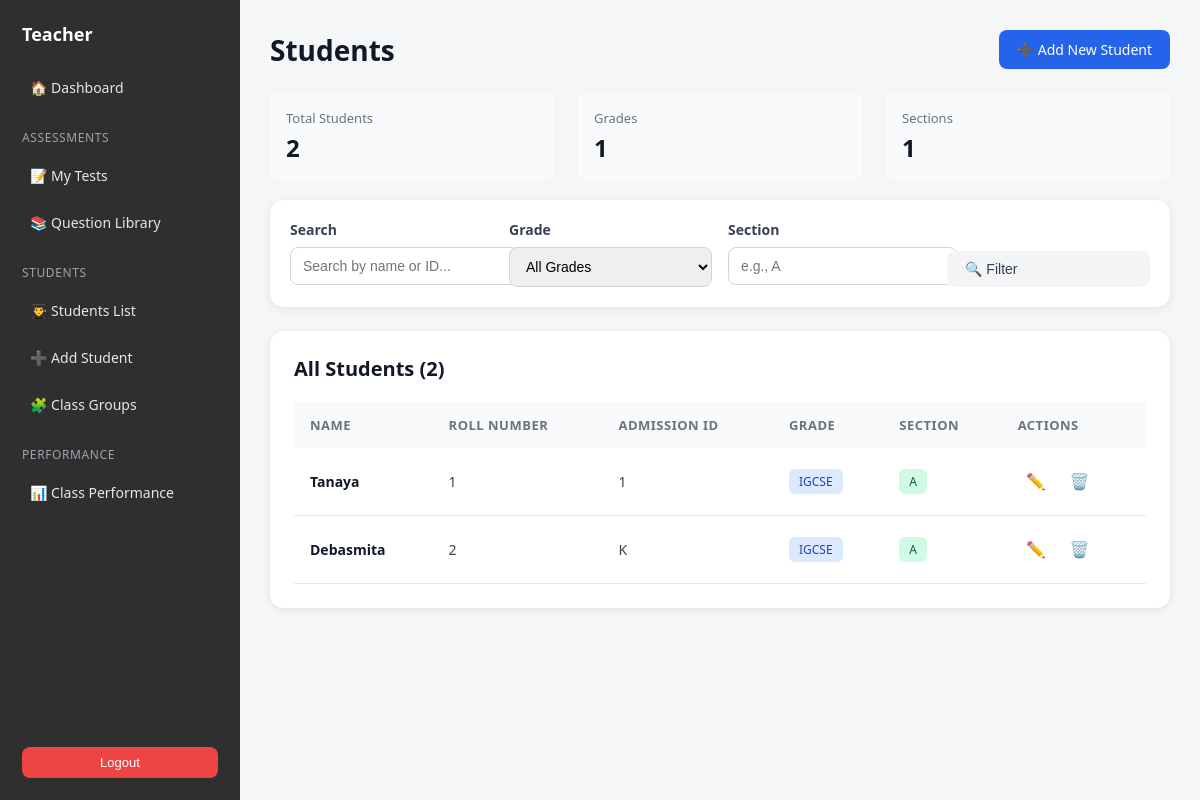
Before: /teacher/students/ (signed in) with the older database file.
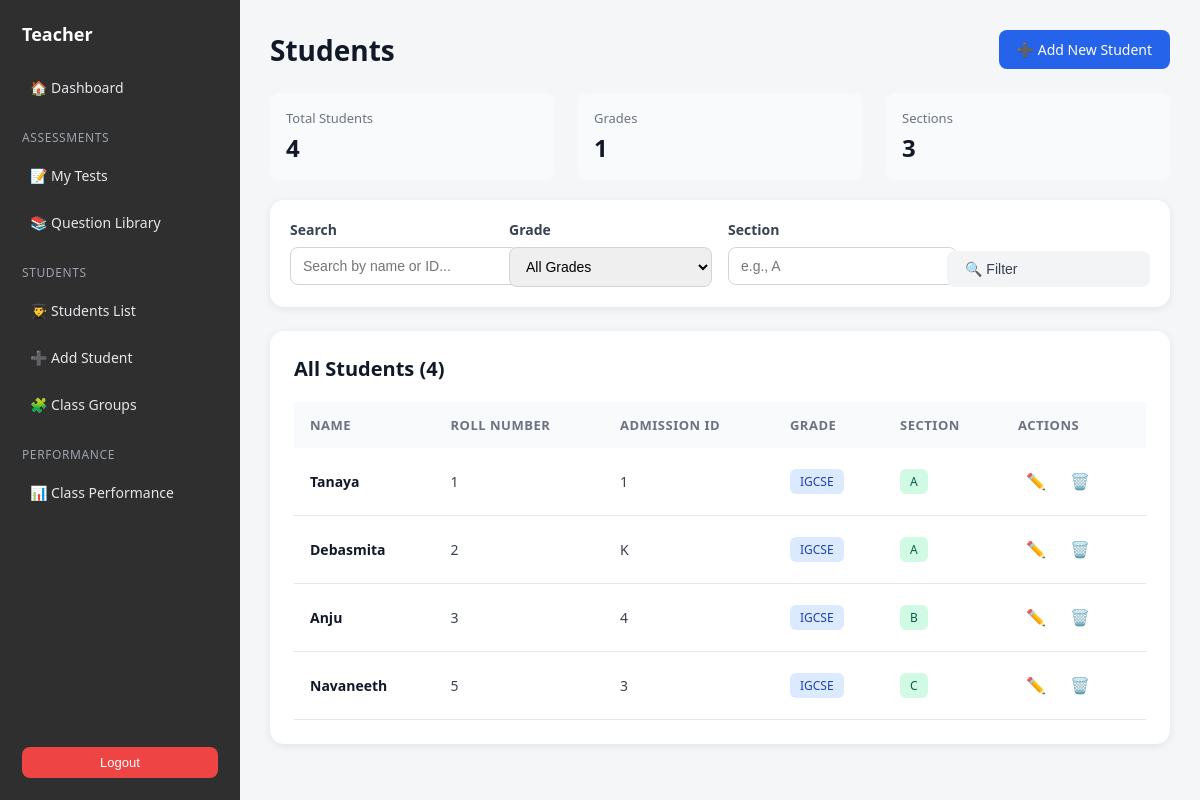
After: the same page with the newer database file.
### core/models.py (models this page shows, shortened)
class Student(models.Model):
    user = models.OneToOneField(
        User,
        on_delete=models.CASCADE,
        related_name='student_profile',
        null=True,
        blank=True
    )
    full_name = models.CharField(max_length=200)
    roll_number = models.CharField(max_length=50, blank=True)
    admission_id = models.CharField(max_length=50, blank=True)
    grade = models.ForeignKey(Grade, on_delete=models.CASCADE)
    section = models.CharField(max_length=10)  # A, B, C
    created_by = models.ForeignKey(User, on_delete=models.CASCADE, related_name='created_students')
    created_at = models.DateTimeField(auto_now_add=True)
    class Meta:
        unique_together = ("grade", "section", "roll_number")
        ordering = ["grade", "section", "roll_number"]

class Grade(models.Model):
    name = models.CharField(max_length=50)
    class Meta:
        ordering = ["name"]
        verbose_name = "Grade"
        verbose_name_plural = "Grades"

### core/views.py (the view)
# urls.py: path("teacher/students/", views.students_list, name="students_list"),
@login_required
def students_list(request):
    students = Student.objects.filter(
        created_by=request.user
    ).select_related('grade').order_by('grade', 'section', 'roll_number')
    search = request.GET.get('search')
    if search:
        students = students.filter(
            Q(full_name__icontains=search) |
            Q(roll_number__icontains=search) |
            Q(admission_id__icontains=search)
        )
    grade_filter = request.GET.get('grade')
    if grade_filter:
        students = students.filter(grade_id=grade_filter)
    section_filter = request.GET.get('section')
    if section_filter:
        students = students.filter(section__iexact=section_filter)
    all_students = Student.objects.filter(created_by=request.user)
    grades_count = all_students.values('grade').distinct().count()
    sections_count = all_students.values('section').distinct().count()
    return render(request, "teacher/students/students_list.html", {
        "students": students,
        "all_grades": Grade.objects.all(),
        "grades_count": grades_count,
        "sections_count": sections_count,
    })

### core/templates/teacher/students/students_list.html (shortened to what this page needs)
{% extends "teacher/teacher_base.html" %}
{% block content %}
<div class="students-container">
  <div class="page-header">
    <h1>Students</h1>
    <a href="{% url 'teacher_dashboard' %}" class="btn primary">
      ➕ Add New Student
    </a>
  </div>
  <div class="stats-bar">
    <div class="stat-item">
      <div class="stat-label">Total Students</div>
      <div class="stat-value" id="totalCount">{{ students|length }}</div>
    </div>
    <div class="stat-item">
      <div class="stat-label">Grades</div>
      <div class="stat-value">{{ grades_count }}</div>
    </div>
    <div class="stat-item">
      <div class="stat-label">Sections</div>
      <div class="stat-value">{{ sections_count }}</div>
    </div>
  </div>
  <div class="filter-bar">
    <form method="get" id="filterForm">
      <div class="filter-grid">
        <div class="filter-group">
          <label>Search</label>
          <input type="text" name="search" placeholder="Search by name or ID..." value="{{ request.GET.search }}">
        </div>
        <div class="filter-group">
          <label>Grade</label>
          <select name="grade">
            <option value="">All Grades</option>
          </select>
        </div>
        <div class="filter-group">
          <label>Section</label>
          <input type="text" name="section" placeholder="e.g., A" value="{{ request.GET.section }}">
        </div>
        <div class="filter-group" style="display: flex; align-items: flex-end;">
          <button type="submit" class="btn secondary" style="width: 100%;">
            🔍 Filter
          </button>
        </div>
      </div>
    </form>
  </div>
  <div class="students-table-container">
    <div class="table-header">
      <h2>All Students ({{ students|length }})</h2>
    </div>
    {% if students %}
      <table class="students-table">
        <thead>
          <tr>
            <th>Name</th>
            <th>Roll Number</th>
            <th>Admission ID</th>
            <th>Grade</th>
            <th>Section</th>
            <th>Actions</th>
          </tr>
        </thead>
        <tbody id="studentsTableBody">
          {% for student in students %}
            <tr data-student-id="{{ student.id }}">
              <td>
                <span class="student-name">{{ student.full_name }}</span>
              </td>
              <td>{{ student.roll_number|default:"—" }}</td>
              <td>{{ student.admission_id|default:"—" }}</td>
              <td>
                <span class="badge badge-grade">{{ student.grade.name }}</span>
              </td>
              <td>
                <span class="badge badge-section">{{ student.section }}</span>
              </td>
              <td>
                <div class="action-buttons">
                  <button class="icon-btn" onclick="editStudent({{ student.id }})" title="Edit">
                    ✏️
                  </button>
                  <button class="icon-btn delete" onclick="deleteStudent({{ student.id }})" title="Delete">
                    🗑️
                  </button>
                </div>
              </td>
            </tr>
          {% endfor %}
        </tbody>
      </table>
    {% endif %}
  </div>
</div>
{% endblock %}

Changed rows visible on the page:
added Student: full_name "Anju", roll_number "3", admission_id "4", grade.name "IGCSE", section "B"
added Student: full_name "Navaneeth", roll_number "5", admission_id "3", grade.name "IGCSE", section "C"
Other visible differences:
{{ students|length }}: "2" → "4"
{{ sections_count }}: "1" → "3"
